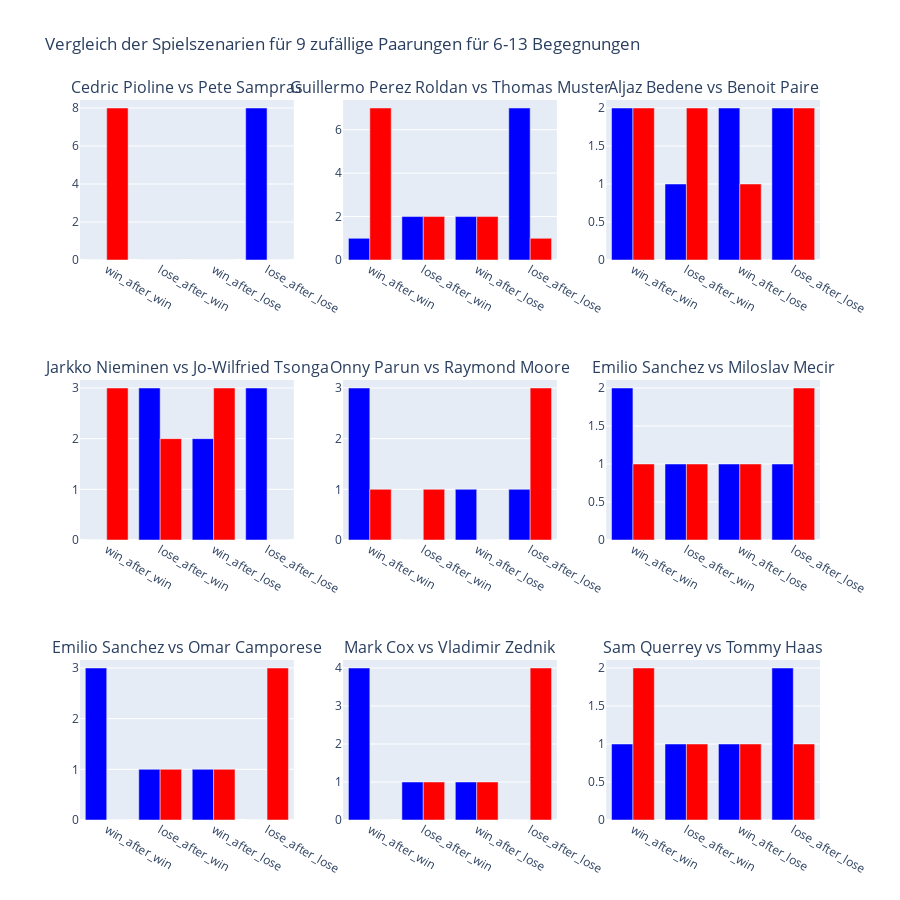

Notebook code for this chart:
### Markdown cell above
Wir sehen, dass 6-13 Macthes pro Paarung 92% der Paarungen ausmacht. Daher sind die beiden Boxplots sehr ähnlich. 
Insgesamt sehen wir, dass die verteilung für einen Sieg nach einem Sieg und dementsprechend für eine Niederlage nach einer Niederlage etwas höher ist 
als wenn sich Sieg und Niederlage abwechseln. 
Einen Zusammenhang über das nächste Spiel anhand des vorherigen Spiel ist hier also nicht aussagekräftig zu erkennen.

### Code cell
plot_random_pairings(analysis_6_13, '6-13')

### Figure 1 — Plotly figure (JSON) as saved in the notebook; plotly's stock layout.template omitted (floating-point values rounded to 4 significant figures)
{"data": [{"marker": {"color": "blue"}, "name": "Cedric Pioline's Outcomes", "type": "bar", "x": ["win_after_win", "lose_after_win", "win_after_lose", "lose_after_lose"], "xaxis": "x", "y": [0, 0, 0, 8], "yaxis": "y"}, {"marker": {"color": "red"}, "name": "Pete Sampras's Outcomes", "type": "bar", "x": ["win_after_win", "lose_after_win", "win_after_lose", "lose_after_lose"], "xaxis": "x", "y": [8, 0, 0, 0], "yaxis": "y"}, {"marker": {"color": "blue"}, "name": "Guillermo Perez Roldan's Outcomes", "type": "bar", "x": ["win_after_win", "lose_after_win", "win_after_lose", "lose_after_lose"], "xaxis": "x2", "y": [1, 2, 2, 7], "yaxis": "y2"}, {"marker": {"color": "red"}, "name": "Thomas Muster's Outcomes", "type": "bar", "x": ["win_after_win", "lose_after_win", "win_after_lose", "lose_after_lose"], "xaxis": "x2", "y": [7, 2, 2, 1], "yaxis": "y2"}, {"marker": {"color": "blue"}, "name": "Aljaz Bedene's Outcomes", "type": "bar", "x": ["win_after_win", "lose_after_win", "win_after_lose", "lose_after_lose"], "xaxis": "x3", "y": [2, 1, 2, 2], "yaxis": "y3"}, {"marker": {"color": "red"}, "name": "Benoit Paire's Outcomes", "type": "bar", "x": ["win_after_win", "lose_after_win", "win_after_lose", "lose_after_lose"], "xaxis": "x3", "y": [2, 2, 1, 2], "yaxis": "y3"}, {"marker": {"color": "blue"}, "name": "Jarkko Nieminen's Outcomes", "type": "bar", "x": ["win_after_win", "lose_after_win", "win_after_lose", "lose_after_lose"], "xaxis": "x4", "y": [0, 3, 2, 3], "yaxis": "y4"}, {"marker": {"color": "red"}, "name": "Jo-Wilfried Tsonga's Outcomes", "type": "bar", "x": ["win_after_win", "lose_after_win", "win_after_lose", "lose_after_lose"], "xaxis": "x4", "y": [3, 2, 3, 0], "yaxis": "y4"}, {"marker": {"color": "blue"}, "name": "Onny Parun's Outcomes", "type": "bar", "x": ["win_after_win", "lose_after_win", "win_after_lose", "lose_after_lose"], "xaxis": "x5", "y": [3, 0, 1, 1], "yaxis": "y5"}, {"marker": {"color": "red"}, "name": "Raymond Moore's Outcomes", "type": "bar", "x": ["win_after_win", "lose_after_win", "win_after_lose", "lose_after_lose"], "xaxis": "x5", "y": [1, 1, 0, 3], "yaxis": "y5"}, {"marker": {"color": "blue"}, "name": "Emilio Sanchez's Outcomes", "type": "bar", "x": ["win_after_win", "lose_after_win", "win_after_lose", "lose_after_lose"], "xaxis": "x6", "y": [2, 1, 1, 1], "yaxis": "y6"}, {"marker": {"color": "red"}, "name": "Miloslav Mecir's Outcomes", "type": "bar", "x": ["win_after_win", "lose_after_win", "win_after_lose", "lose_after_lose"], "xaxis": "x6", "y": [1, 1, 1, 2], "yaxis": "y6"}, {"marker": {"color": "blue"}, "name": "Emilio Sanchez's Outcomes", "type": "bar", "x": ["win_after_win", "lose_after_win", "win_after_lose", "lose_after_lose"], "xaxis": "x7", "y": [3, 1, 1, 0], "yaxis": "y7"}, {"marker": {"color": "red"}, "name": "Omar Camporese's Outcomes", "type": "bar", "x": ["win_after_win", "lose_after_win", "win_after_lose", "lose_after_lose"], "xaxis": "x7", "y": [0, 1, 1, 3], "yaxis": "y7"}, {"marker": {"color": "blue"}, "name": "Mark Cox's Outcomes", "type": "bar", "x": ["win_after_win", "lose_after_win", "win_after_lose", "lose_after_lose"], "xaxis": "x8", "y": [4, 1, 1, 0], "yaxis": "y8"}, {"marker": {"color": "red"}, "name": "Vladimir Zednik's Outcomes", "type": "bar", "x": ["win_after_win", "lose_after_win", "win_after_lose", "lose_after_lose"], "xaxis": "x8", "y": [0, 1, 1, 4], "yaxis": "y8"}, {"marker": {"color": "blue"}, "name": "Sam Querrey's Outcomes", "type": "bar", "x": ["win_after_win", "lose_after_win", "win_after_lose", "lose_after_lose"], "xaxis": "x9", "y": [1, 1, 1, 2], "yaxis": "y9"}, {"marker": {"color": "red"}, "name": "Tommy Haas's Outcomes", "type": "bar", "x": ["win_after_win", "lose_after_win", "win_after_lose", "lose_after_lose"], "xaxis": "x9", "y": [2, 1, 1, 1], "yaxis": "y9"}], "layout": {"annotations": [{"font": {"size": 16}, "showarrow": false, "text": "Cedric Pioline vs Pete Sampras", "x": 0.1444, "xanchor": "center", "xref": "paper", "y": 1, "yanchor": "bottom", "yref": "paper"}, {"font": {"size": 16}, "showarrow": false, "text": "Guillermo Perez Roldan vs Thomas Muster", "x": 0.5, "xanchor": "center", "xref": "paper", "y": 1, "yanchor": "bottom", "yref": "paper"}, {"font": {"size": 16}, "showarrow": false, "text": "Aljaz Bedene vs Benoit Paire", "x": 0.8556, "xanchor": "center", "xref": "paper", "y": 1, "yanchor": "bottom", "yref": "paper"}, {"font": {"size": 16}, "showarrow": false, "text": "Jarkko Nieminen vs Jo-Wilfried Tsonga", "x": 0.1444, "xanchor": "center", "xref": "paper", "y": 0.6111, "yanchor": "bottom", "yref": "paper"}, {"font": {"size": 16}, "showarrow": false, "text": "Onny Parun vs Raymond Moore", "x": 0.5, "xanchor": "center", "xref": "paper", "y": 0.6111, "yanchor": "bottom", "yref": "paper"}, {"font": {"size": 16}, "showarrow": false, "text": "Emilio Sanchez vs Miloslav Mecir", "x": 0.8556, "xanchor": "center", "xref": "paper", "y": 0.6111, "yanchor": "bottom", "yref": "paper"}, {"font": {"size": 16}, "showarrow": false, "text": "Emilio Sanchez vs Omar Camporese", "x": 0.1444, "xanchor": "center", "xref": "paper", "y": 0.2222, "yanchor": "bottom", "yref": "paper"}, {"font": {"size": 16}, "showarrow": false, "text": "Mark Cox vs Vladimir Zednik", "x": 0.5, "xanchor": "center", "xref": "paper", "y": 0.2222, "yanchor": "bottom", "yref": "paper"}, {"font": {"size": 16}, "showarrow": false, "text": "Sam Querrey vs Tommy Haas", "x": 0.8556, "xanchor": "center", "xref": "paper", "y": 0.2222, "yanchor": "bottom", "yref": "paper"}], "height": 900, "showlegend": false, "title": {"text": "Vergleich der Spielszenarien für 9 zufällige Paarungen für 6-13 Begegnungen"}, "width": 900, "xaxis": {"anchor": "y", "domain": [0, 0.2889]}, "xaxis2": {"anchor": "y2", "domain": [0.3556, 0.6444]}, "xaxis3": {"anchor": "y3", "domain": [0.7111, 1]}, "xaxis4": {"anchor": "y4", "domain": [0, 0.2889]}, "xaxis5": {"anchor": "y5", "domain": [0.3556, 0.6444]}, "xaxis6": {"anchor": "y6", "domain": [0.7111, 1]}, "xaxis7": {"anchor": "y7", "domain": [0, 0.2889]}, "xaxis8": {"anchor": "y8", "domain": [0.3556, 0.6444]}, "xaxis9": {"anchor": "y9", "domain": [0.7111, 1]}, "yaxis": {"anchor": "x", "domain": [0.7778, 1]}, "yaxis2": {"anchor": "x2", "domain": [0.7778, 1]}, "yaxis3": {"anchor": "x3", "domain": [0.7778, 1]}, "yaxis4": {"anchor": "x4", "domain": [0.3889, 0.6111]}, "yaxis5": {"anchor": "x5", "domain": [0.3889, 0.6111]}, "yaxis6": {"anchor": "x6", "domain": [0.3889, 0.6111]}, "yaxis7": {"anchor": "x7", "domain": [0, 0.2222]}, "yaxis8": {"anchor": "x8", "domain": [0, 0.2222]}, "yaxis9": {"anchor": "x9", "domain": [0, 0.2222]}}}
